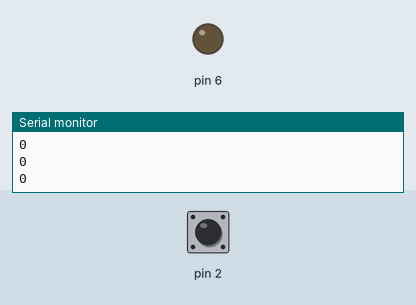
Bench run of a sketch on a simulated Arduino Uno, built with avr-gcc and run on an emulated ATmega328P. Parts: output pins drawn as LEDs (lit = HIGH), the last lines printed to the serial monitor. Inputs (shaded band) come from the test bench; at power-on: pin 2 HIGH.

Above: at 1.2 s.
1.3 s: pin 2 pulled LOW for 0.15 s
At 2.3 s:
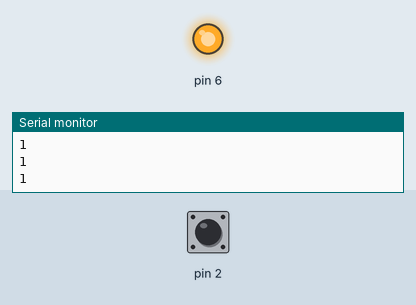
2.9 s: pin 2 pulled LOW for 1 s
At 4.8 s:
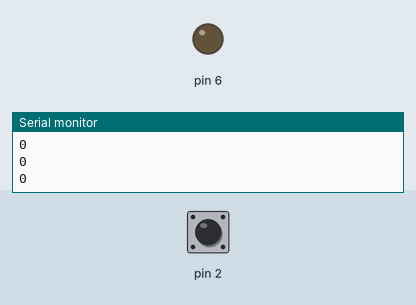
5.4 s: pin 2 pulled LOW for 3.2 s
At 9.7 s:
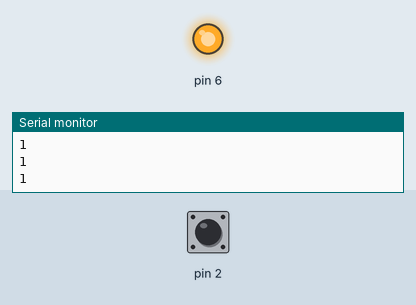
Timing chart, 0 to 11.2 s (numbered marks = the images above; inputs shaded):
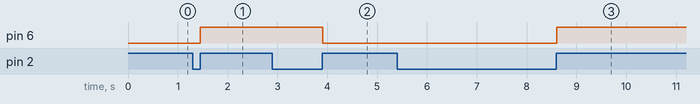

The sketch:

photoversion1.ino.ino
```cpp
boolean lightstate = 0;
void setup()
{
	Serial.begin(9600);
	pinMode(2,INPUT_PULLUP);
	pinMode(6,OUTPUT);
	attachInterrupt(digitalPinToInterrupt(2), photo, RISING);

	//attachInterrupt(digitalPinToInterrupt(2), picture, FALLING);
}

void loop()
{
	Serial.println(lightstate); //prints out the variable boolean
	digitalWrite(6, lightstate);
	delay(10);
}

void photo()
{
	lightstate = !lightstate; //interrupts the function and makes it stop
}
```

Measured:
- after the input at 1.3 s, pin 6: LOW → HIGH after 0.15 s
- after the input at 2.9 s, pin 6: HIGH → LOW after 1.0 s
- after the input at 5.4 s, pin 6: LOW → HIGH after 3.2 s
